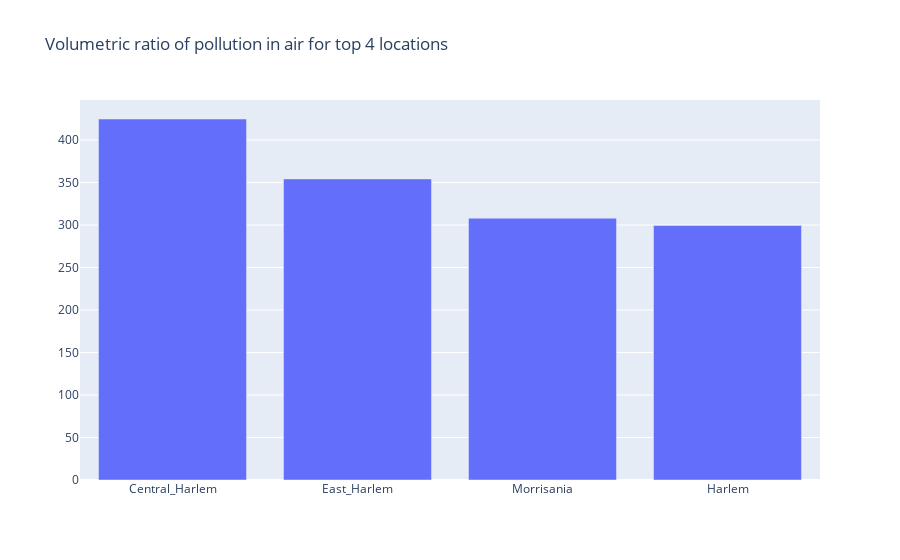

Notebook source saved alongside this figure:
### Code cell
#Volumetric ratio of pollution in air for top 4 locations
air_quality_df = air_df.sort_values(by=['data_value'], ascending = False)
air_quality_df_top_five = air_quality_df[0:4]
air_quality_df_top_five["location"] = ["Central_Harlem", "East_Harlem", "Morrisania","Harlem"]
air_quality_df_top_five.set_index("location")

data = [go.Bar(
        x = air_quality_df_top_five.location,
        y = air_quality_df_top_five.data_value)]
layout = go.Layout(title = 'Volumetric ratio of pollution in air for top 4 locations')

figure = go.Figure(data = data, layout = layout)

figure

### Figure 1 — Plotly figure (JSON) as saved in the notebook; plotly's stock layout.template omitted (floating-point values rounded to 4 significant figures)
{"data": [{"type": "bar", "x": ["Central_Harlem", "East_Harlem", "Morrisania", "Harlem"], "y": [424.7, 354.2, 308, 299.4]}], "layout": {"title": {"text": "Volumetric ratio of pollution in air for top 4 locations"}}}
